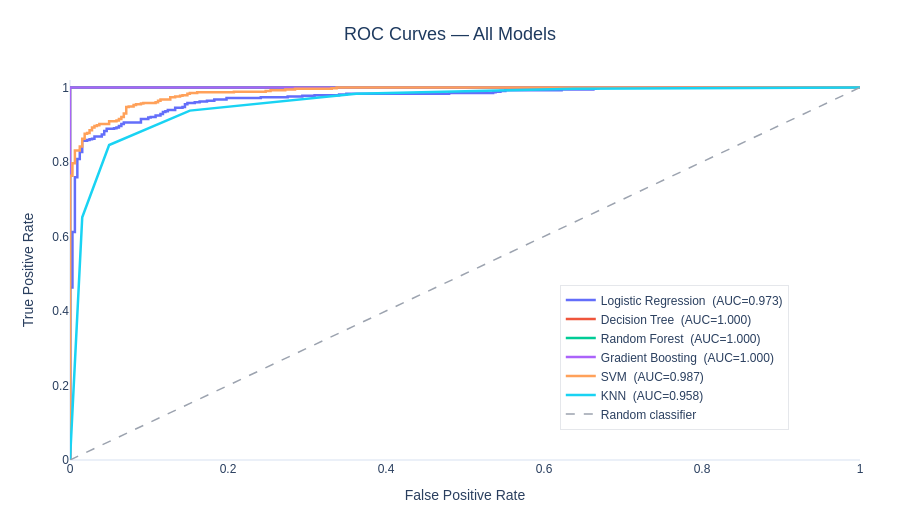

This figure's notebook cell:
### Markdown cell above
### ROC Curves

### Code cell
fig = go.Figure()

for i, (name, (m, _, _, y_prob)) in enumerate(results.items()):
    if y_prob is not None:
        fpr, tpr, _ = roc_curve(y_test, y_prob)
        fig.add_trace(go.Scatter(
            x    = fpr, y = tpr, mode = "lines",
            name = f"{name}  (AUC={m['ROC-AUC']:.3f})",
            line = dict(color=COLORS[i % len(COLORS)], width=2.5),
        ))

# random classifier baseline
fig.add_trace(go.Scatter(
    x=[ 0, 1], y=[0, 1], mode="lines",
    name="Random classifier",
    line=dict(color="#9CA3AF", width=1.5, dash="dash"),
))

fig.update_layout(
    title    = dict(text="ROC Curves — All Models",
                    font=dict(size=18, color="#1E3A5F"), x=0.5, xanchor="center"),
    template = "plotly_white",
    height   = 520,
    xaxis    = dict(title="False Positive Rate", showgrid=False),
    yaxis    = dict(title="True Positive Rate",  showgrid=False, range=[0, 1.02]),
    legend   = dict(x=0.62, y=0.08, bgcolor="white", bordercolor="#E5E7EB", borderwidth=1),
    font     = dict(family="Arial, sans-serif", size=12),
    margin   = dict(t=80, b=60, l=70, r=40),
)
fig.show()
